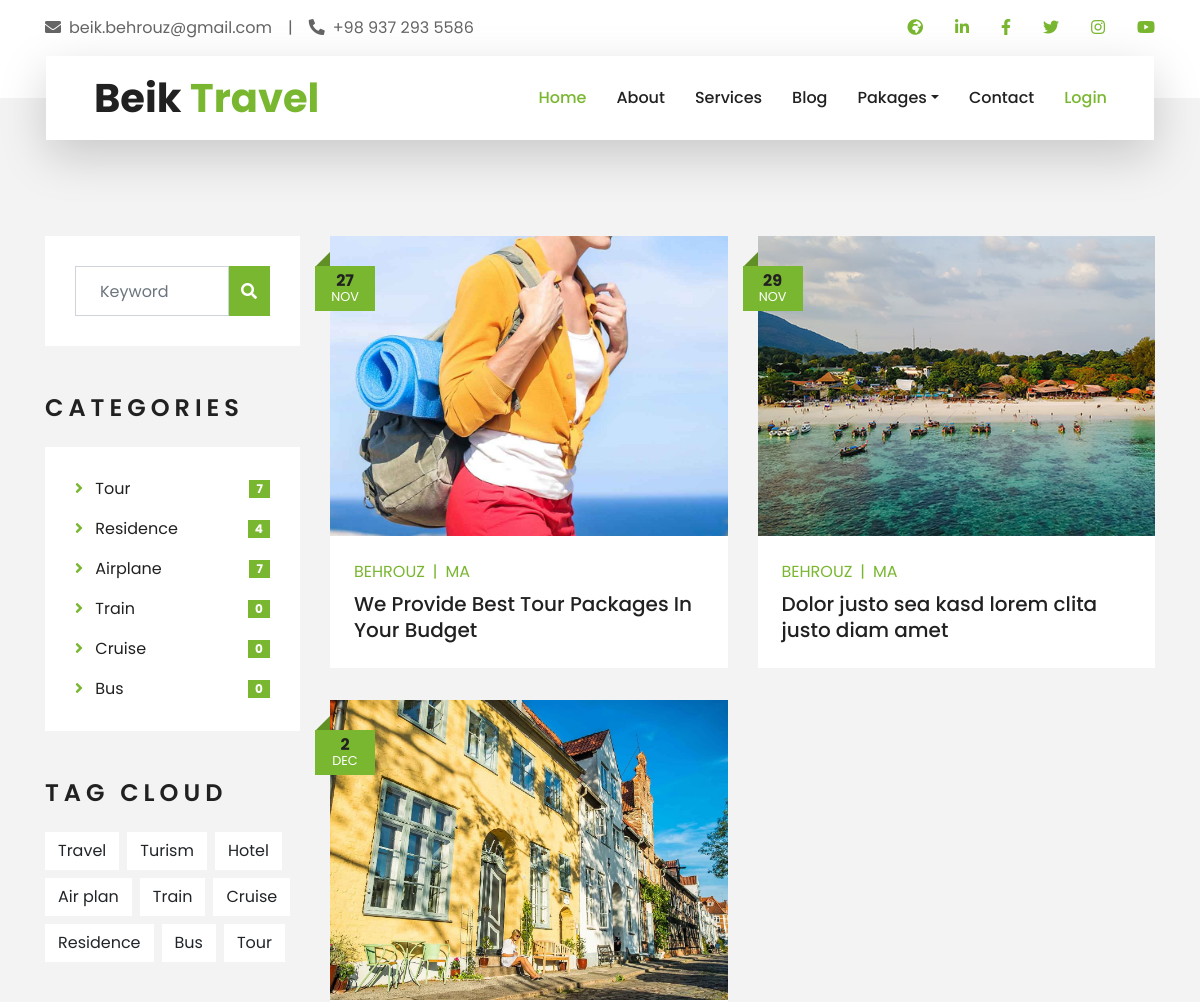
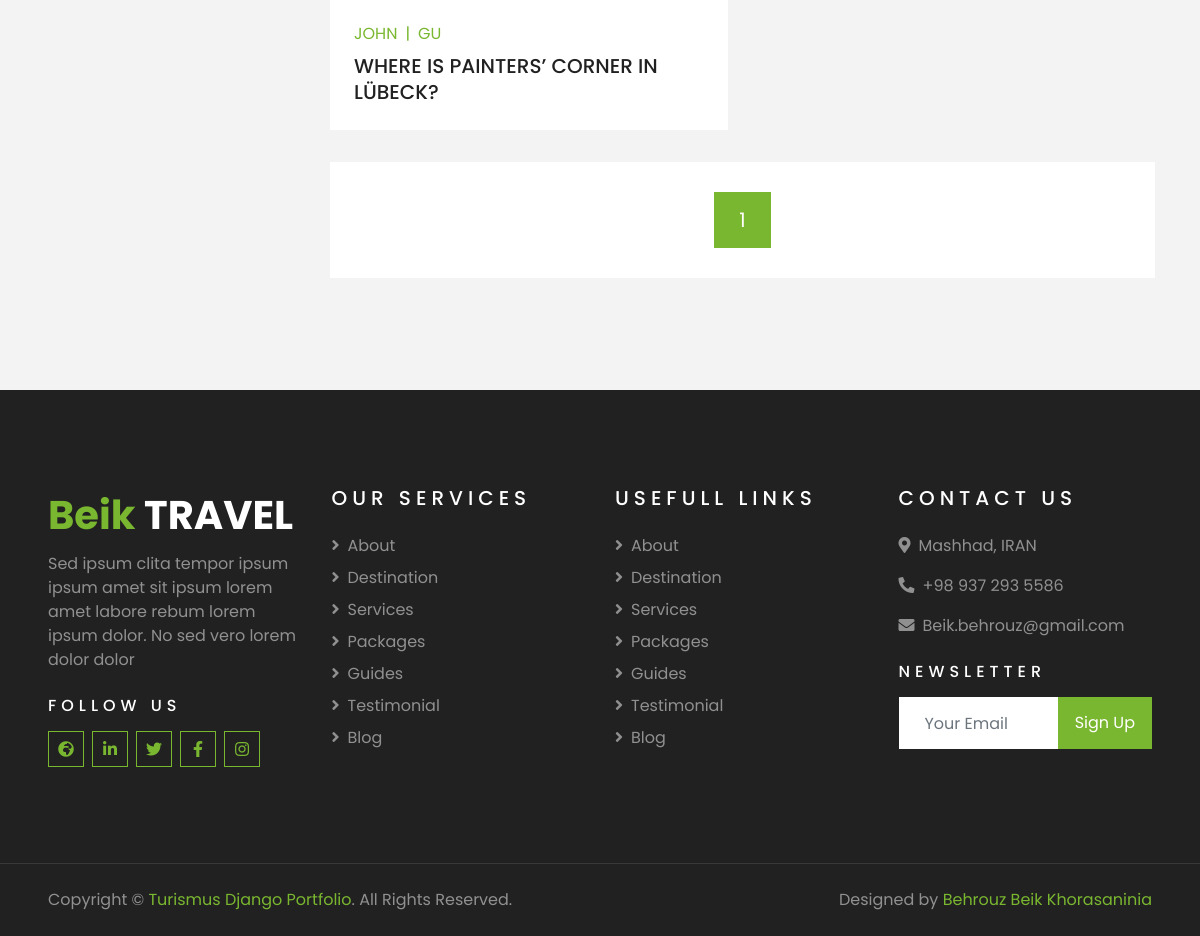
Page /Blog/bloglist/ on the earlier database version (2 pictures, top to bottom).
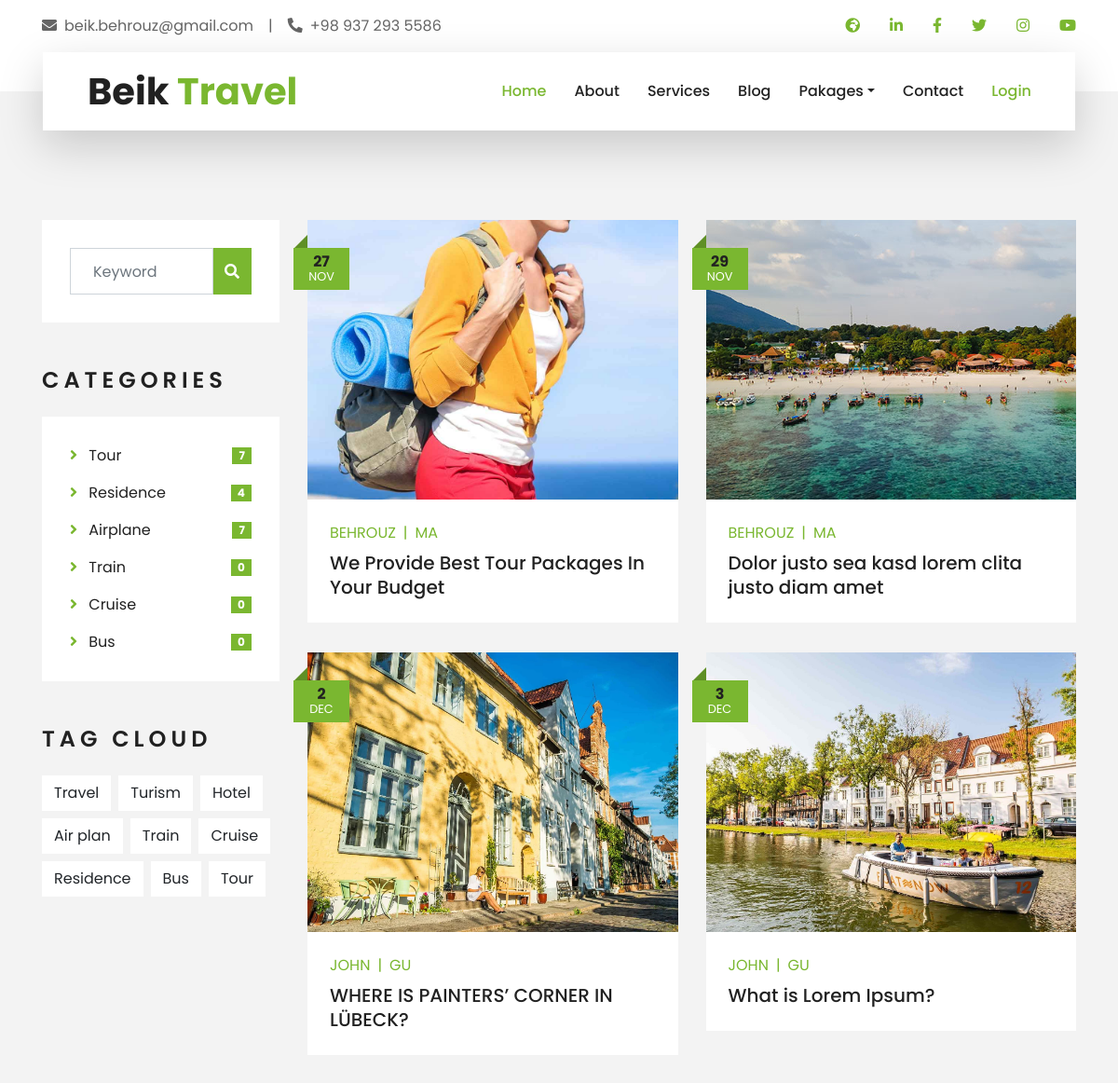
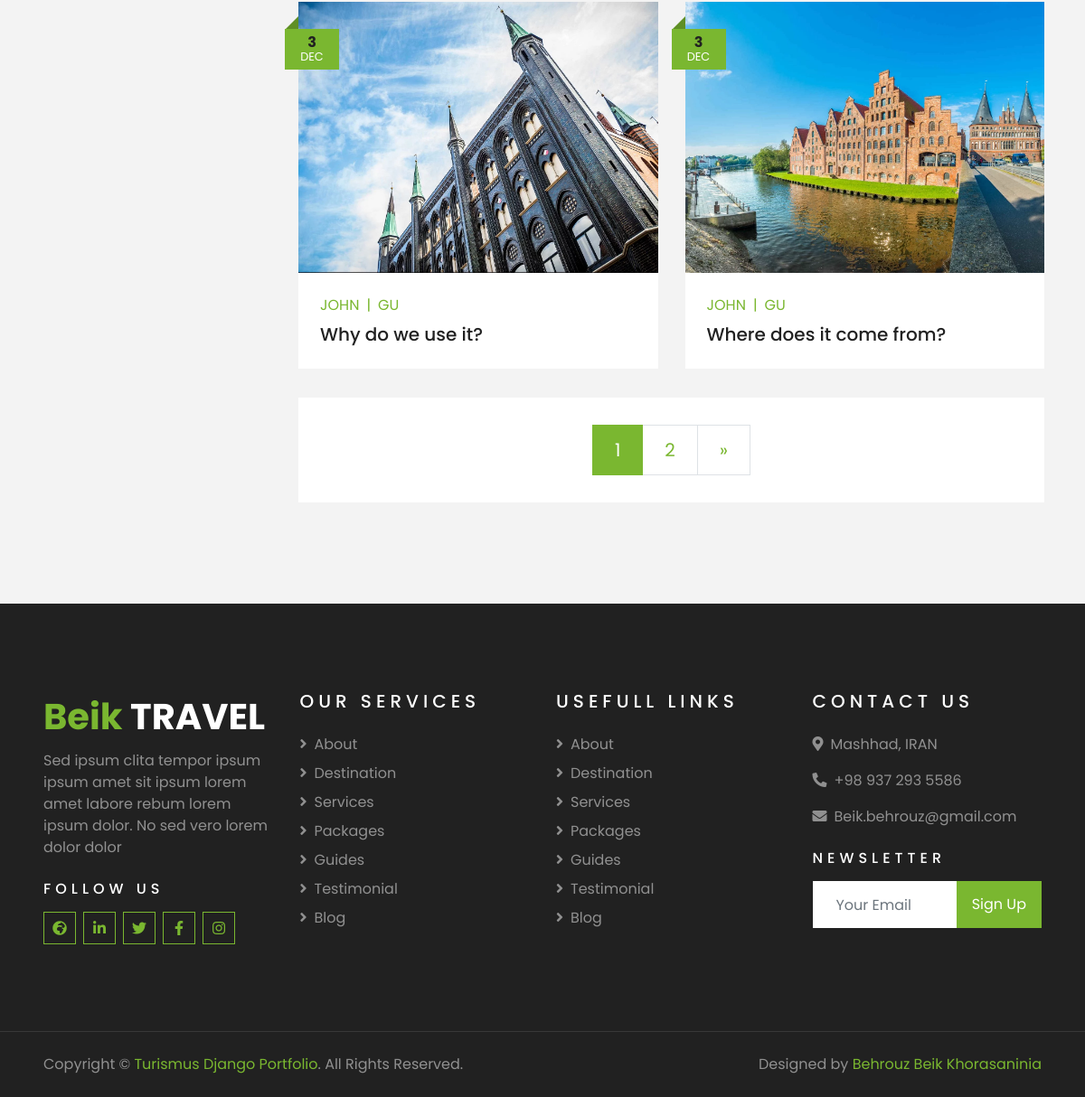
Same page on the later database version (2 pictures, top to bottom).
### Blog/models.py (models this page shows, shortened)
class ArticleImg(models.Model):
    title = models.CharField(max_length=15, default="0")
    image = models.ImageField(upload_to='Frame')
    article = models.ForeignKey(Article, on_delete=models.CASCADE)
    imgOrder = models.PositiveIntegerField()

class ArticlePart(models.Model):
    partTitle = models.CharField(max_length=50)
    text = models.TextField()
    article = models.ForeignKey(Article, on_delete=models.CASCADE)
    partOrder = models.PositiveIntegerField()

### Account/models.py (models this page shows, shortened)
class CustomUser (AbstractBaseUser, PermissionsMixin):
    USERTYPE=(
        ('Ma','MASTER'),
        ('Tr','TRAVELER'),
        ('Us','USER'),
        ('Bl','BLOGER'),
        ('Gu', 'GUIDE'),
    )
    username = models.CharField ( max_length=100, blank=True,null=True )
    mobile  = models.CharField ( max_length=15, default='0' )
    email = models.EmailField(unique=True)
    usertype = models.CharField ( max_length=2, choices=USERTYPE, default='Us' )
    firstname  = models.CharField ( blank=True,null=True,max_length=50 )
    lastname  = models.CharField ( blank=True,null=True,max_length=50 )
    first_name  = models.CharField ( blank=True,null=True,max_length=50 )
    last_name  = models.CharField ( blank=True,null=True,max_length=50 )
    unicid  = models.CharField ( max_length=10, unique=True )
    birthday  = models.DateTimeField ( blank=True,null=True )
    gender  = models.BooleanField ( blank=True,null=True )
    status = models.BooleanField(default=False)
    image = models.ImageField ( blank=True,null=True,upload_to='Profile' )
    city = models.ForeignKey(to='Home.City', on_delete=models.CASCADE, blank=True,null=True)
    profesional = models.CharField ( max_length=50, blank=True, null=True )
    is_superuser = models.BooleanField(default=False)
    is_staff = models.BooleanField(default=False)
    is_active = models.BooleanField(default=False)
    date_joined = models.DateTimeField(blank=True, null=True)
    USERNAME_FIELD = 'email'
    EMAIL_FIELD = 'email'
    REQUIRED_FIELDS = []
    objects = UserManager()

### Blog/views.py (the view)
# urls.py: path('bloglist/',views.bloglist,name='bloglist'),
def bloglist(request):
    class counter():
        tour = Tour.objects.all().count()
        airplane = Transport.objects.filter(beginning__type='Pl').count()
        train = Transport.objects.filter(beginning__type='Tr').count()
        bus = Transport.objects.filter(beginning__type='BU').count()
        cruise = Transport.objects.filter(beginning__type='Cr').count()
        residence = Residence.objects.all().count()
    class MyArticle:
        def __init__(self, selectarticle):
            self.id = selectarticle.id
            self.img = ArticleImg.objects.get(article_id=selectarticle.id, imgOrder=1)
            self.part = ArticlePart.objects.get(article_id=selectarticle.id, partOrder=1)
            self.title = selectarticle.title
            self.create = selectarticle.create
            self.month = (datetime.datetime.strptime(str(self.create.month), "%m")).strftime("%b")
            self.update = selectarticle.update
            self.author = selectarticle.author
            self.status = selectarticle.status
    allArticles = Article.objects.all()
    articles = []
    for a in allArticles:
        if a.status == 'pub':
            articles.append(MyArticle(a))
    paginator = Paginator(articles,6)
    page_num = request.GET.get('page')
    page_obj = paginator.get_page(page_num)
    context = {
        'articles':page_obj,
        'page_num':page_num,
        'counter':counter,
    }
    return (render(request,'Blog/bloglist.html',context))

### Blog/templates/Blog/bloglist.html (shortened to what this page needs)
{% extends '_base.html' %}
{% load static %}
{% load djmoney %}
{% block static%}
    <link href="{% static 'lib/owlcarousel/assets/owl.carousel.min.css' %}" rel="stylesheet">
    <link href="{% static 'lib/tempusdominus/css/tempusdominus-bootstrap-4.min.css' %}" rel="stylesheet" />
    <link href="{% static 'css/style.css' %}" rel="stylesheet">
    <link href="{% static 'css/newstyle.css' %}" rel="stylesheet">
{%endblock%}
{% block body %}
    <div class="container-fluid py-5">
        <div class="container py-5">
            <div class="row">
                <div class="col-lg-3 mt-5 mt-lg-0">
                    <div class="mb-5">
                        <div class="bg-white" style="padding: 30px;">
                            <div class="input-group">
                                <input type="text" class="form-control p-4" placeholder="Keyword">
                                <div class="input-group-append">
                                    <span class="input-group-text bg-primary border-primary text-white"><i
                                            class="fa fa-search"></i></span>
                                </div>
                            </div>
                        </div>
                    </div>
                    <div class="mb-5">
                        <h4 class="text-uppercase mb-4" style="letter-spacing: 5px;">Categories</h4>
                        <div class="bg-white" style="padding: 30px;">
                            <ul class="list-inline m-0">
                                <li class="mb-3 d-flex justify-content-between align-items-center">
                                    <a class="text-dark" href="#">
                                        <i class="fa fa-angle-right text-primary mr-2"></i>
                                        Tour
                                    </a>
                                    <span class="badge badge-primary badge-pill">{{ counter.tour }}</span>
                                </li>
                                <li class="mb-3 d-flex justify-content-between align-items-center">
                                    <a class="text-dark" href="#">
                                        <i class="fa fa-angle-right text-primary mr-2"></i>
                                        Residence
                                    </a>
                                    <span class="badge badge-primary badge-pill">{{ counter.residence }}</span>
                                </li>
                                <li class="mb-3 d-flex justify-content-between align-items-center">
                                    <a class="text-dark" href="#">
                                        <i class="fa fa-angle-right text-primary mr-2"></i>
                                        Airplane
                                    </a>
                                    <span class="badge badge-primary badge-pill">{{ counter.airplane }}</span>
                                </li>
                                <li class="mb-3 d-flex justify-content-between align-items-center">
                                    <a class="text-dark" href="#">
                                        <i class="fa fa-angle-right text-primary mr-2"></i>
                                        Train
                                    </a>
                                    <span class="badge badge-primary badge-pill">{{ counter.train }}</span>
                                </li>
                                <li class="mb-3 d-flex justify-content-between align-items-center">
                                    <a class="text-dark" href="#">
                                        <i class="fa fa-angle-right text-primary mr-2"></i>
                                        Cruise
                                    </a>
                                    <span class="badge badge-primary badge-pill">{{ counter.cruise }}</span>
                                </li>
                                <li class="d-flex justify-content-between align-items-center">
                                    <a class="text-dark" href="#">
                                        <i class="fa fa-angle-right text-primary mr-2"></i>
                                        Bus
                                    </a>
                                    <span class="badge badge-primary badge-pill">{{ counter.bus }}</span>
                                </li>
                            </ul>
                        </div>
                    </div>
                    <div class="mb-5">
                        <h4 class="text-uppercase mb-4" style="letter-spacing: 5px;">Tag Cloud</h4>
                        <div class="d-flex flex-wrap m-n1">
                            <a href="" class="btn btn-light m-1">Travel</a>
                            <a href="" class="btn btn-light m-1">Turism</a>
                            <a href="" class="btn btn-light m-1">Hotel</a>
                            <a href="" class="btn btn-light m-1">Air plan</a>
                            <a href="" class="btn btn-light m-1">Train</a>
                            <a href="" class="btn btn-light m-1">Cruise</a>
                            <a href="" class="btn btn-light m-1">Residence</a>
                            <a href="" class="btn btn-light m-1">Bus</a>
                            <a href="" class="btn btn-light m-1">Tour</a>
                        </div>
                    </div>
                </div>
                <div class="col-lg-9">
                    <div class="row pb-3">
                        {% for a in articles %}
                        <div class="col-md-6 mb-4 pb-2">
                            <div class="blog-item">
                                <div class="position-relative">
                                    <img class="img-fluid w-100 bloglistitem" src="{{ a.img.image.url }}" alt="{{ a.img.title }}">
                                    <div class="blog-date">
                                        <h6 class="font-weight-bold mb-n1">{{ a.create.date.day }}</h6>
                                        <small class="text-white text-uppercase">{{ a.month }}</small>
                                    </div>
                                </div>
                                <div class="bg-white p-4">
                                    <div class="d-flex mb-2">
                                        <a class="text-primary text-uppercase text-decoration-none" href="">{{ a.author.firstname }}</a>
                                        <span class="text-primary px-2">|</span>
                                        <a class="text-primary text-uppercase text-decoration-none" href="">{{ a.author.usertype }}</a>
                                    </div>
                                    <a class="h5 m-0 text-decoration-none" href="{% url 'Blog:blogdetail' a.id %}">{{ a.part.partTitle }}</a>
                                </div>
                            </div>
                        </div>
                        {% endfor %}
                        <div class="col-12">
                            <nav aria-label="Page navigation">
                                <ul class="pagination pagination-lg justify-content-center bg-white mb-0"
                                style="padding: 30px;">
                                <li class="page-item active">
                                    <a class="page-link" href="?page={{ articles.number }}">
                                        {{ articles.number }}
                                    </a>
                                </li>
                                {% if articles.has_next %}
                                <li class="page-item">
                                    <a class="page-link" href="?page={{ articles.next_page_number }}">
                                        {{ articles.next_page_number }}
                                    </a>
                                </li>
                                <li class="page-item">
                                    <a class="page-link" href="?page={{ articles.next_page_number }}" aria-label="Next">
                                        <span aria-hidden="true">&raquo;</span>
                                    </a>
                                </li>
                                {% endif %}
                            </ul>
                                </nav>
                        </div>
                    </div>
                </div>
            </div>
        </div>
    </div>
    {% endblock %}

Differences in the rows shown:
added ArticleImg: img.image (picture)
added ArticlePart: part.partTitle "What is Lorem Ipsum?"
added ArticleImg: img.image (picture)
added ArticlePart: part.partTitle "Why do we use it?"
added ArticleImg: img.image (picture)
added ArticlePart: part.partTitle "Where does it come from?"
Other differences:
{{ articles.next_page_number }}: (not shown) → "2"
new list line: "3 DEC |"
new list line: "JOHN GU"
